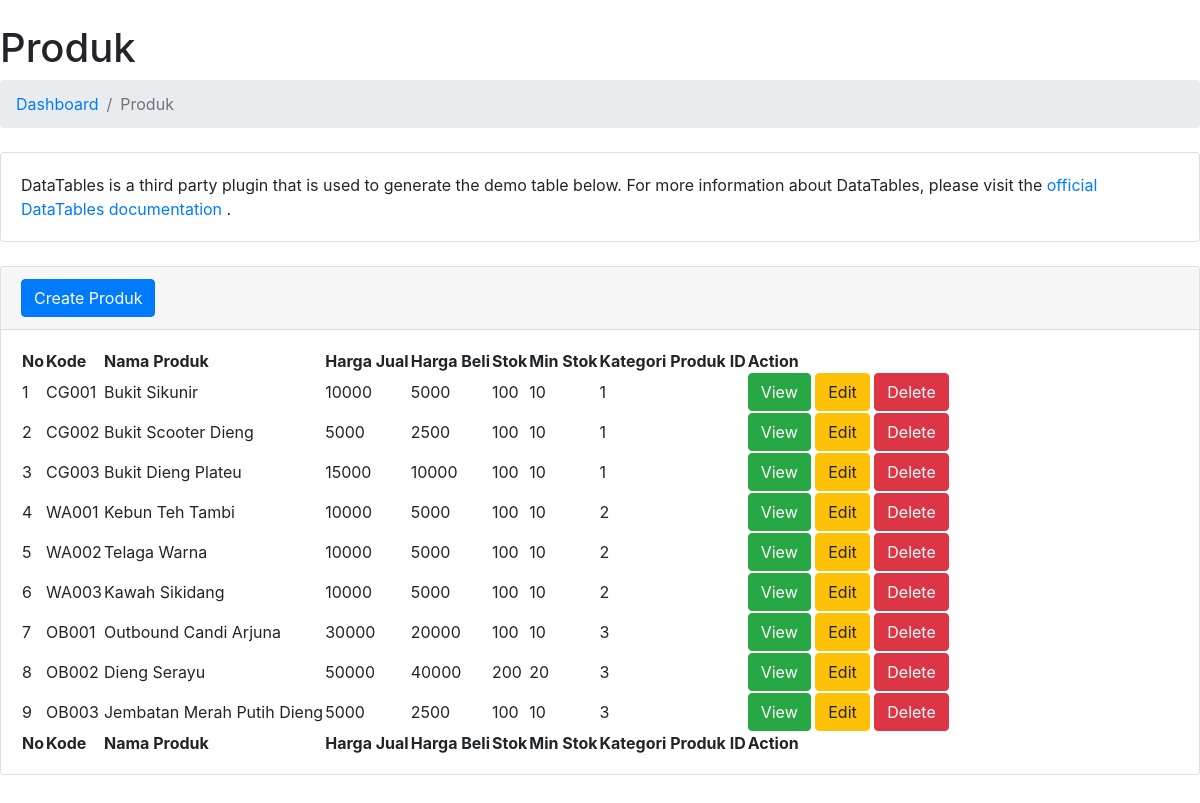
The app's page /admin/produk.php with its own data.
### tables this page shows
CREATE TABLE `produk` (
  `id` int(11) NOT NULL,
  `kode` varchar(10) NOT NULL,
  `nama` varchar(50) NOT NULL,
  `harga_jual` double DEFAULT NULL,
  `harga_beli` double DEFAULT NULL,
  `stok` int(11) DEFAULT NULL,
  `min_stok` int(11) DEFAULT NULL,
  `deskripsi` text DEFAULT NULL,
  `kategori_produk_id` int(11) NOT NULL,
  `gambar` varchar(45) NOT NULL
);

### admin/produk.php (the view, shortened to what this page needs)
<?php
require_once 'koneksi.php';
?>
<?php
$sql = "SELECT * FROM produk";
$rs = $dbh->query($sql);
?>
<h1 class="mt-4">Produk</h1>
<ol class="breadcrumb mb-4">
  <li class="breadcrumb-item"><a href="index.php">Dashboard</a></li>
  <li class="breadcrumb-item active">Produk</li>
</ol>
<div class="card mb-4">
  <div class="card-body">
    DataTables is a third party plugin that is used to generate the demo table below. For more information about DataTables, please visit the
    <a target="_blank" href="https://datatables.net/">official DataTables documentation</a>
    .
  </div>
</div>
<div class="card mb-4">
  <div class="card-header">
    <a class="btn btn-primary" href="index.php?hal=form_produk">Create Produk</a>
  </div>
  <div class="card-body">
    <table id="datatablesSimple">
      <thead>
        <tr>
          <th>No</th>
          <th>Kode</th>
          <th>Nama Produk</th>
          <th>Harga Jual</th>
          <th>Harga Beli</th>
          <th>Stok</th>
          <th>Min Stok</th>
          <th>Kategori Produk ID</th>
          <th>Action</th>
        </tr>
      </thead>
      <tfoot>
        <tr>
          <th>No</th>
          <th>Kode</th>
          <th>Nama Produk</th>
          <th>Harga Jual</th>
          <th>Harga Beli</th>
          <th>Stok</th>
          <th>Min Stok</th>
          <th>Kategori Produk ID</th>
          <th>Action</th>
        </tr>
      </tfoot>
      <tbody>
        <?php
        $nomor  = 1;
        foreach ($rs as $row) {
        ?>
          <tr>
            <td><?= $nomor ?></td>
            <td><?= $row['kode'] ?></td>
            <td><?= $row['nama'] ?></td>
            <td><?= $row['harga_jual'] ?></td>
            <td><?= $row['harga_beli'] ?></td>
            <td><?= $row['stok'] ?></td>
            <td><?= $row['min_stok'] ?></td>
            <td><?= $row['kategori_produk_id'] ?></td>
            <td>
              <a class="btn btn-success" href="index.php?hal=view_produk&id=<?= $row['id'] ?>">View</a>
              <a class="btn btn-warning" href="index.php?hal=form_produk&idedit=<?= $row['id'] ?>">Edit</a>
              <a class="btn btn-danger" href="delete_produk.php?iddel=<?= $row['id'] ?>" onclick="if(!confirm('Anda Yakin Hapus Data Produk <?= $row['nama'] ?>?')) {return false}">Delete</a>
            </td>
          </tr>
        <?php
          $nomor++;
        }
        ?>
      </tbody>
    </table>
  </div>
</div>

### records on screen
produk: kode "CG001", nama "Bukit Sikunir", harga_jual "10000", harga_beli "5000", stok "100", min_stok "10", kategori_produk "1"
produk: kode "CG002", nama "Bukit Scooter Dieng", harga_jual "5000", harga_beli "2500", stok "100", min_stok "10", kategori_produk "1"
produk: kode "CG003", nama "Bukit Dieng Plateu", harga_jual "15000", harga_beli "10000", stok "100", min_stok "10", kategori_produk "1"
produk: kode "WA001", nama "Kebun Teh Tambi", harga_jual "10000", harga_beli "5000", stok "100", min_stok "10", kategori_produk "2"
produk: kode "WA002", nama "Telaga Warna", harga_jual "10000", harga_beli "5000", stok "100", min_stok "10", kategori_produk "2"
produk: kode "WA003", nama "Kawah Sikidang", harga_jual "10000", harga_beli "5000", stok "100", min_stok "10", kategori_produk "2"
produk: kode "OB001", nama "Outbound Candi Arjuna", harga_jual "30000", harga_beli "20000", stok "100", min_stok "10", kategori_produk "3"
produk: kode "OB002", nama "Dieng Serayu", harga_jual "50000", harga_beli "40000", stok "200", min_stok "20", kategori_produk "3"
produk: kode "OB003", nama "Jembatan Merah Putih Dieng", harga_jual "5000", harga_beli "2500", stok "100", min_stok "10", kategori_produk "3"
